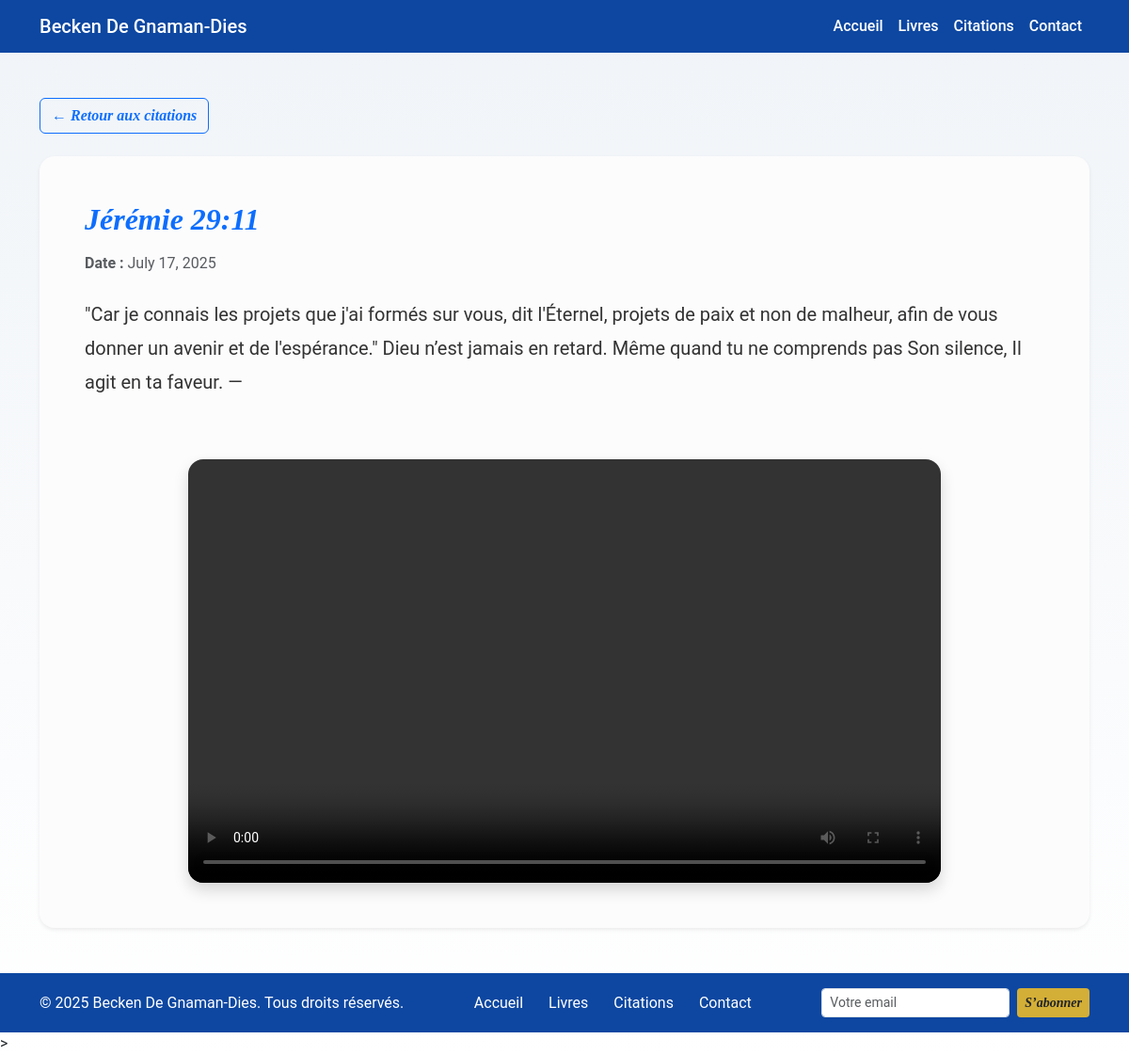
The page /citations/8/ on the database its author committed.
### citations/models.py (models this page shows, shortened)
class Citation(models.Model):
    titre = models.CharField(max_length=200)
    contenu = models.TextField()
    date = models.DateField()
    video_url = models.URLField(blank=True, null=True, help_text="Lien YouTube ou autre")
    video_fichier = models.FileField(upload_to='videos/', blank=True, null=True, help_text="Ou téléversez une vidéo")

### citations/views.py (the view)
# urls.py: path('<int:pk>/', views.citation_detail, name='citation_detail'),
def citation_detail(request, pk):
    citation = get_object_or_404(Citation, pk=pk)
    return render(request, 'detail.html', {'citation': citation})

### citations/templates/detail.html (shortened to what this page needs)
{% load static %}
<!DOCTYPE html>
<html lang="fr">
<head>
    <link href="https://cdn.jsdelivr.net/npm/bootstrap@5.3.3/dist/css/bootstrap.min.css" rel="stylesheet">
    <link rel="stylesheet" href="{% static 'css/detail.css' %}">
    <link href="{% static 'css/home.css' %}" rel="stylesheet">
</head>
<body>
    <nav class="navbar navbar-expand-lg navbar-dark navbar-custom">
        <div class="container">
            <a class="navbar-brand" href="{% url 'home' %}">Becken De Gnaman-Dies</a>
            <div class="collapse navbar-collapse" id="navbarNav">
                <ul class="navbar-nav ms-auto">
                    <li class="nav-item">
                        <a class="nav-link {% if request.resolver_match and request.resolver_match.url_name == 'home' %}active{% endif %}"
                            href="{% url 'home' %}">Accueil</a>
                    </li>
                    <li class="nav-item">
                        <a class="nav-link {% if request.resolver_match and request.resolver_match.url_name == 'books' %}active{% endif %}"
                            href="{% url 'books' %}">Livres</a>
                    </li>
                    <li class="nav-item">
                        <a class="nav-link {% if request.resolver_match and request.resolver_match.url_name == 'citations' %}active{% endif %}"
                            href="{% url 'citations' %}">Citations</a>
                    </li>
                    <li class="nav-item">
                        <a class="nav-link {% if request.resolver_match and request.resolver_match.url_name == 'contacts' %}active{% endif %}"
                            href="{% url 'contacts' %}">Contact</a>
                    </li>
                </ul>
            </div>
        </div>
    </nav>
    <div class="container my-5">
        <a href="{% url 'citations' %}" class="btn btn-outline-primary mb-4">
            ← Retour aux citations
        </a>
        <div class="card p-5 shadow-sm rounded-4 bg-light-subtle" style="background-color: #fdfdfd;">
            <h1 class="card-title text-primary fw-semibold mb-3" style="font-family: 'Playfair Display', serif;">
                {{ citation.titre }}
            </h1>
            <p class="text-muted mb-4">
                 <strong>Date :</strong> {{ citation.date }}
            </p>
            <p class="card-text fs-5" style="line-height: 1.8; font-family: 'Roboto', sans-serif;">
                {{ citation.contenu }}
            </p>
            {% if citation.video_fichier %}
            <div class="mt-5">
                <div class="ratio ratio-16x9 rounded-4 overflow-hidden shadow" style="max-width: 800px; margin: 0 auto;">
                    <video controls class="w-100 h-100">
                        <source src="{{ citation.video_fichier.url }}" type="video/mp4">
                    </video>
                </div>
            </div>
            {% endif %}
        </div>
    </div>
    <footer class="custom-footer py-3">
        <div class="container d-flex flex-column flex-md-row justify-content-between align-items-center">
            <p class="mb-2 mb-md-0">&copy; 2025 Becken De Gnaman-Dies. Tous droits réservés.</p>
            <ul class="list-inline mb-2 mb-md-0">
                <li class="list-inline-item"><a href="{% url 'home' %}" class="text-white text-decoration-none">Accueil</a>
                </li>
                <li class="list-inline-item"><a href="{% url 'books' %}" class="text-white text-decoration-none">Livres</a>
                </li>
                <li class="list-inline-item"><a href="{% url 'citations' %}"
                        class="text-white text-decoration-none">Citations</a></li>
                <li class="list-inline-item"><a href="{% url 'contacts' %}"
                        class="text-white text-decoration-none">Contact</a></li>
            </ul>
            <form class="d-flex" style="gap: 8px;" method="POST" action="{% url 'newsletter' %}">
                <input type="email" name="email" class="form-control form-control-sm" placeholder="Votre email" required>
                <button class="btn btn-warning btn-sm text-dark">S’abonner</button>
            </form>
        </div>
    </footer>
>
</body>
</html>

### static/css/detail.css (style rules this page uses)
body { background: linear-gradient(to bottom, #f0f4f8, #ffffff); }
.card { background-color: #ffffff; border: none; border-radius: 1rem; box-shadow: 0 4px 15px rgba(0, 0, 0, 0.05); }
.card-title { font-size: 2rem; }
.card-text { font-size: 1.1rem; color: #333; }

### static/css/home.css (style rules this page uses)
body { font-family: 'Roboto', sans-serif; margin: 0; padding: 0; background-color: #f9f9f9 !important; color: #212529; transition: background-color 0.3s ease; }
h1, h2, h3, h4, h5, h6, .btn, blockquote, .citation, .contenu { font-family: 'Playfair Display', serif; font-weight: 600; font-style: italic; }
h1 { animation: fadeInUp 0.6s ease-out; }
a, .btn, .card-bio, .box-citation, .navbar a { transition: all 0.3s ease-in-out; }
.navbar-custom { background-color: #0d47a1 !important; }
.navbar a { color: white !important; font-weight: 500; }
.custom-footer { background-color: #0d47a1; color: white; }
footer ul { list-style: none; padding-left: 0; margin-bottom: 0; }
footer ul li { display: inline; margin-left: 15px; }
footer ul li:first-child { margin-left: 0; }
footer input[type="email"] { max-width: 200px; }
footer .btn-warning { background-color: #d4af37; color: white; border: none; }

### rows shown on the page
Citation: titre "Jérémie 29:11", date "July 17, 2025", contenu "\"Car je connais les projets que j'ai formés sur vous, dit l'Éternel, projets de paix et non de malheur, afin de vous donner un avenir et de l'espérance.\" Dieu n’est jamais en retard. Même quand tu ne comprends pas Son silence, Il agit en ta faveur. —"
